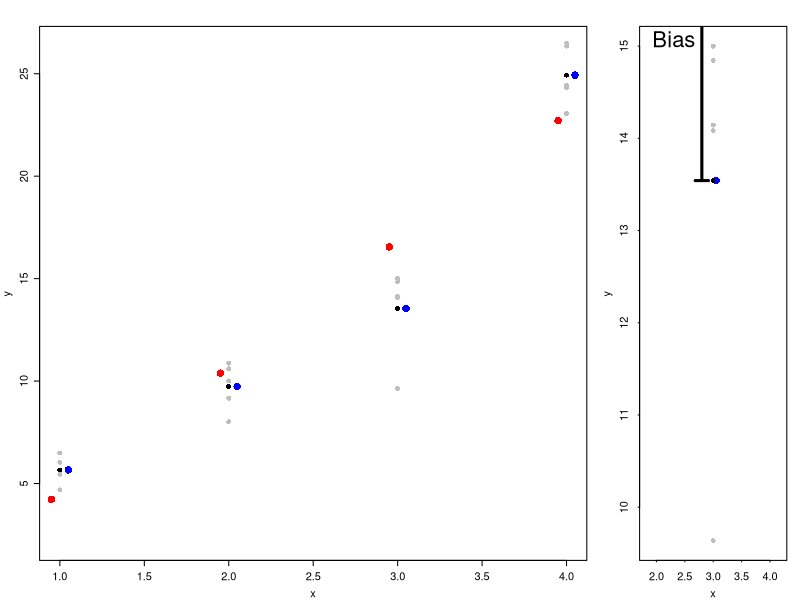
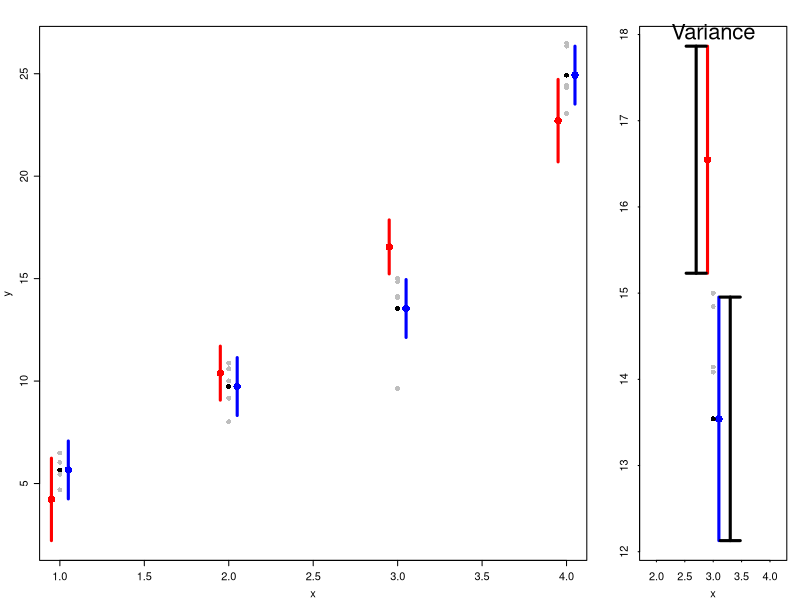

Write the R code that produced these figures, in order.
## ---- chunk 1
bx = 1:4
x = sort(rep(bx,5))
y = poly(x,2,raw = TRUE) %*% c(2,1) + rnorm(length(x))*2
by = poly(bx,2,raw = TRUE) %*% c(2,1) + rnorm(length(bx))*2
m.l = lm(y~x)
p.l = predict(m.l, newdata= data.frame(x = bx), interval = "confidence")
m.f = lm(y~factor(x))
p.f = predict(m.f, newdata= data.frame(x = bx), interval = "confidence")
ylim = range(cbind(p.l,p.f))

par (mar=c(3,3,2,1), mgp=c(2,.7,0), tck=-.01)
layout(matrix(c(1,1,1,2),nrow = 1))
plot(x,y, pch = 16, col = "grey", ylim = ylim)
points(-.05+bx,p.l[,1], pch = 16, col = "red", cex = 1.5)
points(.05+bx,p.f[,1], pch = 16, col = "blue", cex = 1.5)
points(bx,p.f[,1], pch = 16, cex = 1)

plot(x[x==3],y[x==3], pch = 16, col = "grey", ylab = "y", xlab = "x")
points(-.05+3,p.l[3,1], pch = 16, col = "red", cex = 1.5)
points(.05+3,p.f[3,1], pch = 16, col = "blue", cex = 1.5)
points(3,p.f[3,1], pch = 16, cex = 1)
arrows(x0 = 3-.2,x1 = 3-.2,y0 = p.f[3,1], y1 = p.l[3,1], length = 1/15, lwd = 3, code = 3, angle=90)
text(3-.2,mean(c(p.f[3,1],p.l[3,1])), "Bias", pos = 2, cex = 2)
## ---- chunk 2
par (mar=c(3,3,2,1), mgp=c(2,.7,0), tck=-.01)
layout(matrix(c(1,1,1,2),nrow = 1))

plot(x,y, pch = 16, col = "grey", ylim = ylim)
points(-.05+bx,p.l[,1], pch = 16, col = "red", cex = 1.5)
points(.05+bx,p.f[,1], pch = 16, col = "blue", cex = 1.5)
arrows(x0 = -.05+bx, y0 = p.l[,2],y1 = p.l[,3], length = 0, col = "red", lwd = 3)
arrows(x0 = .05+bx, y0 = p.f[,2],y1 = p.f[,3], length = 0, col = "blue", lwd = 3)
points(bx,p.f[,1], pch = 16, cex = 1)

plot(x[x==3],y[x==3], pch = 16, col = "grey", ylab = "", xlab = "x", ylim = range(c(p.l[3,],p.f[3,])))
points(-.1+3,p.l[3,1], pch = 16, col = "red", cex = 1.5)
points(.1+3,p.f[3,1], pch = 16, col = "blue", cex = 1.5)
arrows(x0 = -.1+3, y0 = p.l[3,2],y1 = p.l[3,3], length = 0, col = "red", lwd = 3)
arrows(x0 = .1+3, y0 = p.f[3,2],y1 = p.f[3,3], length = 0, col = "blue", lwd = 3)
points(3,p.f[3,1], pch = 16, cex = 1)
arrows(x0 = -.3+3, y0 = p.l[3,2],y1 = p.l[3,3], length = 1/10, lwd = 3, code = 3, angle=90)
arrows(x0 = .3+3, y0 = p.f[3,2],y1 = p.f[3,3], length = 1/10, lwd = 3, code = 3, angle=90)
text(3,max(c(p.l[3,],p.f[3,])), "Variance", pos = 3, cex = 2, xpd = TRUE, bg = "white")
